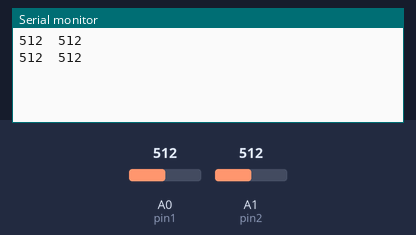
The sketch below on a simulated Arduino Uno, built with avr-gcc and run on an emulated ATmega328P. Shown: the last lines printed to the serial monitor. Inputs (shaded band) come from the test bench; at power-on: A0 (pin1) = 512, A1 (pin2) = 512.

Above: at 1.8 s.
1.9 s: A0 (pin1) set to 716
At 2.8 s:
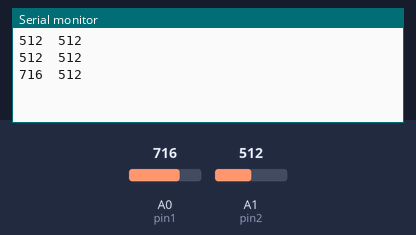
3.4 s: A1 (pin2) set to 716
At 4.6 s:
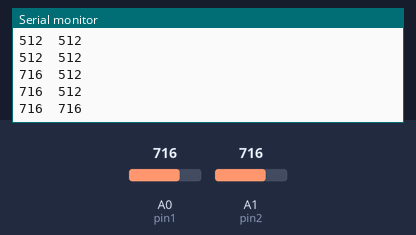
4.9 s: A0 (pin1) set to 900
At 5.4 s:
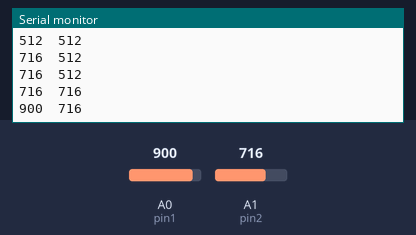
6.4 s: A1 (pin2) set to 900
At 7.8 s:
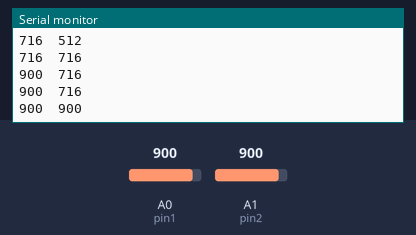
Timing chart, 0 to 8.9 s (numbered marks = the images above; inputs shaded):
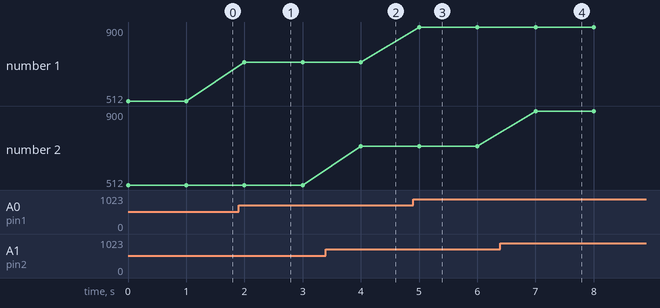

The sketch:

ReadAdc.ino
```cpp
// (licence header left out)
const int pin1 = A0;
const int pin2 = A1;

void setup() {
  Serial.begin(9600);
}

void loop() {
  Serial.print(analogRead(pin1));
  Serial.print("\t");
  Serial.println(analogRead(pin2));
  delay(1000);
}
```

Measured:
- after the input at 1.9 s, the serial monitor: prints a new line after 0.10 s (image 1)
- after the input at 3.4 s, the serial monitor: prints a new line after 0.60 s (image 2)
- after the input at 4.9 s, the serial monitor: prints a new line after 0.10 s (image 3)
- after the input at 6.4 s, the serial monitor: prints a new line after 0.60 s (image 4)
- plotted number 1: 512 → 716 after the input at 1.9 s, 716 → 900 after the input at 4.9 s
